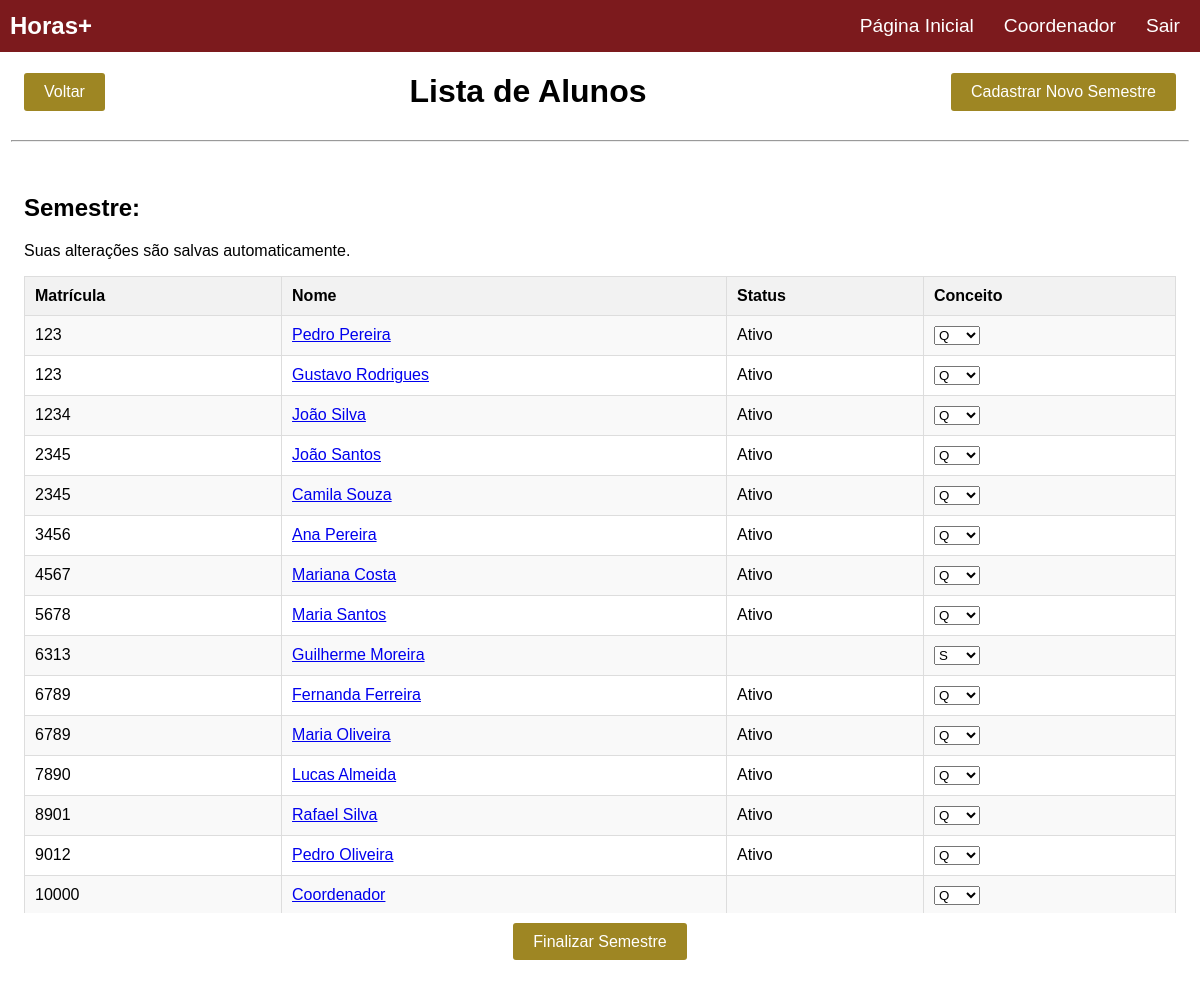
Screenshot of /listaAlunos.php (signed in) with the database file from the repository.
### tables this page shows
CREATE TABLE `tb_alunos_semestre` (
  `IDAluno` int(11) NOT NULL,
  `matricula` int(11) NOT NULL,
  `nome` varchar(150) NOT NULL,
  `status` varchar(50) NOT NULL,
  `semestre` varchar(10) NOT NULL,
  `conceito` varchar(1) DEFAULT 'Q'
);

### listaAlunos.php (the view, shortened to what this page needs)
<!DOCTYPE HTML>
<html>
<head>
    <link rel="stylesheet" href="css/listaAlunos.css">
</head>
<body>
    <?php
        $servername = "localhost";
        $username = "danton_root";
        $password = "tcchorasmais";
        $dbname = "danton_tcc";
        $conn = new mysqli($servername, $username, $password, $dbname);
        $query = "SELECT * FROM tb_alunos_semestre";
        $query .= " ORDER BY matricula";
        $result = $conn->query($query);
        $semestreFinalizado = false;
    ?>
    <nav class="navbar">
        <div class="navbar-left">
            <span class="navbar-brand">Horas+</span>
        </div>
        <div class="navbar-right">
            <ul class="navbar-nav">
                <li class="nav-item">
                    <a href="indexAdm.php" class="nav-link">Página Inicial</a>
                </li>
                <li class="nav-item">
                    <a href="perfil.php" class="nav-link">Coordenador</a>
                </li>
                <li class="nav-item">
                    <a href="logout.php" class="nav-link">Sair</a>
                </li>
            </ul>
        </div>
    </nav>
    <div class="topo">
        <a href="indexAdm.php" class="button voltar">Voltar</a>
        <h1 class="titulo">Lista de Alunos</h1>
        <a href="cadastroSemestre.php" class="button cadastro">Cadastrar Novo Semestre</a>
    </div>
    <hr>
    <div class="tabela">
    <h2><?php echo "Semestre: " . htmlspecialchars($_GET["semestre"]); ?></h2>
    <p>Suas alterações são salvas automaticamente.</p>
         <table>
        <tr>
            <th>Matrícula</th>
            <th>Nome</th>
            <th>Status</th>
            <th>Conceito</th>
        </tr>
        <?php
            if ($result->num_rows > 0) {
                while ($row = $result->fetch_assoc()) {
                    echo "<tr>";
                    echo "<td>" . $row["matricula"] . "</td>";
                    echo "<td><a href='avaliarAluno.php?id=" . $row["IDAluno"] . "'>" . $row["nome"] . "</a></td>";
                    echo "<td>" . $row["status"] . "</td>";
                    echo "<td>";
                    echo "<select name='conceito' onchange='atualizarConceito(" . $row["IDAluno"] . ", this.value)'>";
                    echo "<option value='Q' " . ($row['conceito'] == 'Q' ? 'selected' : '') . ">Q</option>";
                    echo "<option value='S' " . ($row['conceito'] == 'S' ? 'selected' : '') . ">S</option>";
                    echo "</select>";
                    echo "</td>";
                    echo "</tr>";
                }
            }
        ?>
    </table>
    </div>
    <?php if (!$semestreFinalizado): ?>
        <div class="finalizar-semestre">
            <a href="finalizarSemestre.php?semestre=<?php echo $_SESSION['semestre']; ?>" class="button" onclick="return confirm('Tem certeza? Ao finalizar o semestre, os alunos desse semestre perderão o acesso ao sistema.')">Finalizar Semestre</a>
        </div>
    <?php endif; ?>
</body>
</html>

### css/listaAlunos.css (style rules this page uses)
.navbar { display: flex; justify-content: space-between; align-items: center; background-color: rgb(124,26,29); color: white; width: 100%; font-size: 1.2rem; margin: 0; padding-top: 10px; padding-bottom: 10px; }
.navbar-left { margin-left: 10px; display: flex; align-items: center; }
.navbar-right { display: flex; align-items: center; }
.navbar-brand { font-weight: bold; font-size: 1.5rem; margin-right: 20px; }
.navbar-nav { display: flex; list-style: none; margin: 0; padding: 0; }
.nav-item { margin-right: 10px; padding: 5px; }
.nav-link { color: #fff; text-decoration: none; padding: 5px; transition: all 0.5s ease-in-out; }
body { margin: 0; font-family: Arial, Helvetica, sans-serif; }
.topo { display: flex; justify-content: space-between; align-items: center; width: 100%; }
.voltar { display: flex; margin-left: 2%; }
.titulo { display: flex; text-align: center; }
.cadastro { display: flex; margin-right: 2%; }
.topo a { text-decoration: none; }
.button { background-color: rgb(158,134,35); color: white; padding: 10px 20px; border: none; border-radius: 3px; cursor: pointer; font-size: 16px; }
.tabela { padding: 2%; }
table { border-collapse: collapse; width: 100%; font-family: Arial, sans-serif; }
th,td { border: 1px solid #ddd; padding: 10px; text-align: left; }
th { background-color: #f2f2f2; }
tr:nth-child(even) { background-color: #f9f9f9; }
.tabela { height: 65vh; overflow-y: scroll; }
.finalizar-semestre { margin-top: 20px; text-align: center; }
hr { width: 98% }
.tabela select { width: 20%; }
.finalizar-semestre a { text-decoration: none; }

### rows the page displays
tb_alunos_semestre: matricula "123", nome "Pedro Pereira", status "Ativo", conceito "Q"
tb_alunos_semestre: matricula "123", nome "Gustavo Rodrigues", status "Ativo", conceito "Q"
tb_alunos_semestre: matricula "1234", nome "João Silva", status "Ativo", conceito "Q"
tb_alunos_semestre: matricula "2345", nome "João Santos", status "Ativo", conceito "Q"
tb_alunos_semestre: matricula "2345", nome "Camila Souza", status "Ativo", conceito "Q"
tb_alunos_semestre: matricula "3456", nome "Ana Pereira", status "Ativo", conceito "Q"
tb_alunos_semestre: matricula "4567", nome "Mariana Costa", status "Ativo", conceito "Q"
tb_alunos_semestre: matricula "5678", nome "Maria Santos", status "Ativo", conceito "Q"
tb_alunos_semestre: matricula "6313", nome "Guilherme Moreira", conceito "S"
tb_alunos_semestre: matricula "6789", nome "Fernanda Ferreira", status "Ativo", conceito "Q"
tb_alunos_semestre: matricula "6789", nome "Maria Oliveira", status "Ativo", conceito "Q"
tb_alunos_semestre: matricula "7890", nome "Lucas Almeida", status "Ativo", conceito "Q"
tb_alunos_semestre: matricula "8901", nome "Rafael Silva", status "Ativo", conceito "Q"
tb_alunos_semestre: matricula "9012", nome "Pedro Oliveira", status "Ativo", conceito "Q"
tb_alunos_semestre: matricula "10000", nome "Coordenador", conceito "Q"
